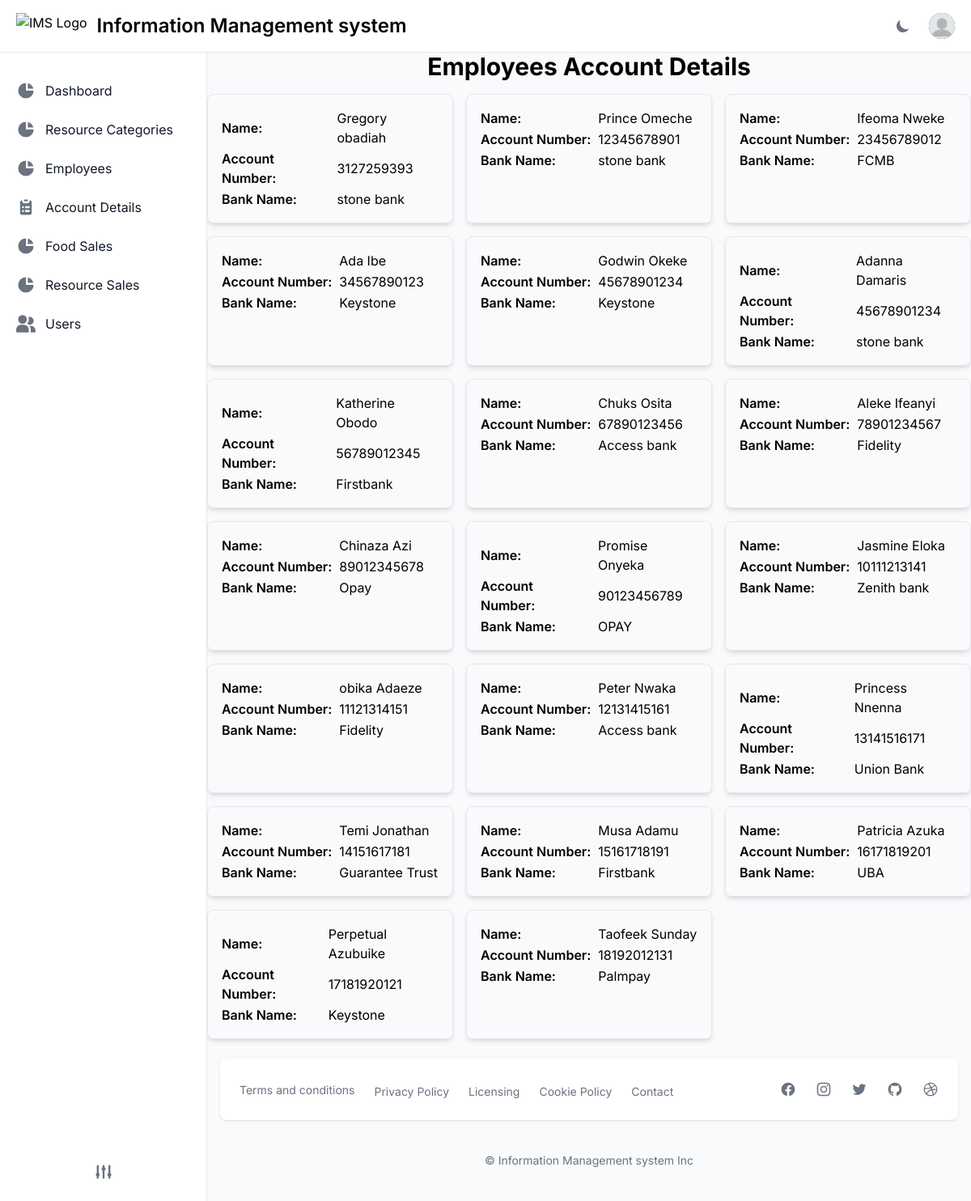
Page /resource/account-numbers/ (signed in) on the committed database.
### apps/resource/models.py (models this page shows, shortened)
class Accountdetail(models.Model):
    name = models.OneToOneField(Humanresource, on_delete=models.CASCADE)
    accountnum= models.DecimalField(max_digits=11, blank=False, null=False, decimal_places=0)
    bank_name= models.CharField(max_length=45, blank=False)

class Humanresource(models.Model):
    humancategory = models.CharField(max_length=15, choices=HUMANCATEGORY_CHOICES)
    name = models.CharField(max_length= 45, null=False, blank=False)
    age = models.IntegerField(null=False, blank=False)
    salary = models.DecimalField(max_digits=10, decimal_places=2)
    hire_date = models.DateField(auto_now_add=True)
    image = models.ImageField(upload_to='employee', null=True, blank=True )
    gender = models.CharField(max_length=7, choices=GENDER_CHOICES, default='male')
    def __str__(self):
        return self.name

### apps/resource/views.py (the view)
# urls.py: path('account-numbers/', views.Accountnumbers, name='account_numbers'),
@login_required(login_url='/users/signin/')
@admin_required
def Accountnumbers(request):
    accountnums = Accountdetail.objects.all()
    return render(request, "./resources/account-details.html", {'accountnums':accountnums})

### templates/resources/account-details.html (shortened to what this page needs)
{% extends "layouts/base.html"%}
{% load static %}
{% block content %}
<div class="container mx-auto">
    <h1 class="text-3xl font-bold mb-4 text-center dark:text-white">Employees Account Details</h1>
    <div class="grid grid-cols-3 gap-4">
        {% for details in accountnums %}
            <div class="p-4 border rounded-lg shadow-md">
                <table class="table-auto">
                    <tr>
                        <td class="font-semibold dark:text-white">Name:</td>
                        <td class="pl-2 dark:text-white">{{ details.name }}</td>
                    </tr>
                    <tr>
                        <td class="font-semibold dark:text-white">Account Number:</td>
                        <td class="pl-2 dark:text-white">{{ details.accountnum }}</td>
                    </tr>
                    <tr>
                        <td class="font-semibold dark:text-white">Bank Name:</td>
                        <td class="pl-2 dark:text-white">{{ details.bank_name }}</td>
                    </tr>
                </table>
            </div>
        {% endfor %}
    </div>
</div>
{% endblock %}

### rows in the picture
Accountdetail: name "Gregory obadiah", accountnum "3127259393", bank_name "stone bank"
Accountdetail: name "Prince Omeche", accountnum "12345678901", bank_name "stone bank"
Accountdetail: name "Ifeoma Nweke", accountnum "23456789012", bank_name "FCMB"
Accountdetail: name "Ada Ibe", accountnum "34567890123", bank_name "Keystone"
Accountdetail: name "Godwin Okeke", accountnum "45678901234", bank_name "Keystone"
Accountdetail: name "Adanna Damaris", accountnum "45678901234", bank_name "stone bank"
Accountdetail: name "Katherine Obodo", accountnum "56789012345", bank_name "Firstbank"
Accountdetail: name "Chuks Osita", accountnum "67890123456", bank_name "Access bank"
Accountdetail: name "Aleke Ifeanyi", accountnum "78901234567", bank_name "Fidelity"
Accountdetail: name "Chinaza Azi", accountnum "89012345678", bank_name "Opay"
Accountdetail: name "Promise Onyeka", accountnum "90123456789", bank_name "OPAY"
Accountdetail: name "Jasmine Eloka", accountnum "10111213141", bank_name "Zenith bank"
Accountdetail: name "obika Adaeze", accountnum "11121314151", bank_name "Fidelity"
Accountdetail: name "Peter Nwaka", accountnum "12131415161", bank_name "Access bank"
Accountdetail: name "Princess Nnenna", accountnum "13141516171", bank_name "Union Bank"
Accountdetail: name "Temi Jonathan", accountnum "14151617181", bank_name "Guarantee Trust"
Accountdetail: name "Musa Adamu", accountnum "15161718191", bank_name "Firstbank"
Accountdetail: name "Patricia Azuka", accountnum "16171819201", bank_name "UBA"
Accountdetail: name "Perpetual Azubuike", accountnum "17181920121", bank_name "Keystone"
Accountdetail: name "Taofeek Sunday", accountnum "18192012131", bank_name "Palmpay"
